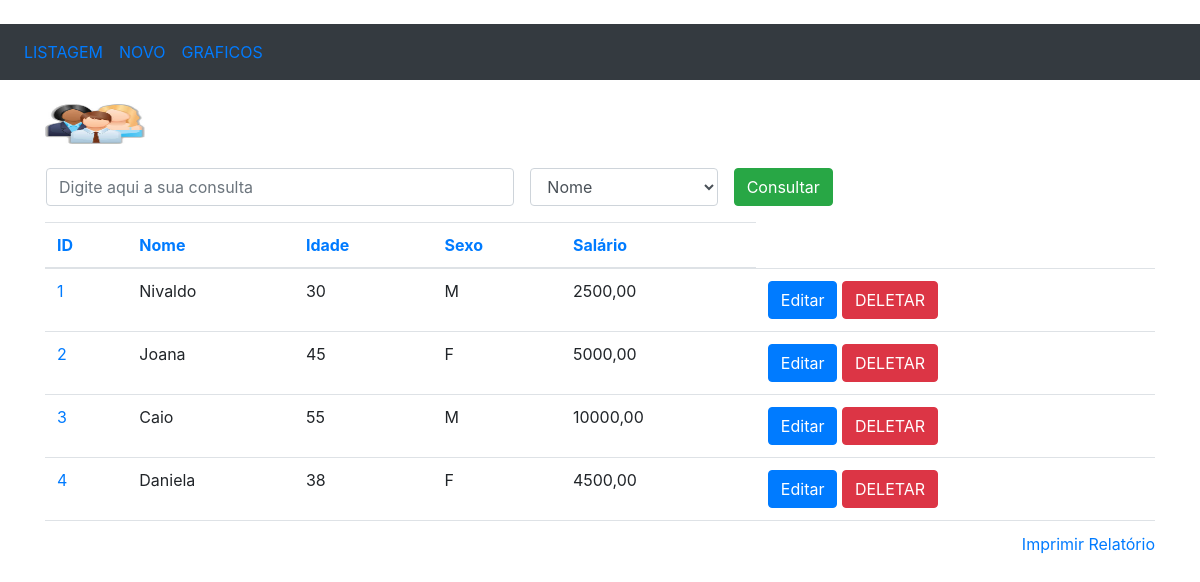
The page / on the database its author committed.
### funcionarios/models.py (models this page shows, shortened)
class Pessoa(models.Model):
	nome = models.CharField(max_length=100)
	idade = models.IntegerField()
	sexo = models.CharField(max_length=1)
	salario = models.DecimalField(max_digits=7, decimal_places=2)

### funcionarios/views.py (the view)
# urls.py: path('', listagem),
def listagem(request):
	pessoas = Pessoa.objects.all()
	return render(request, 'listagem.html', {'pessoas': pessoas})

### funcionarios/templates/listagem.html (shortened to what this page needs)
﻿<!DOCTYPE html>
<html>
<head>
	<link rel="stylesheet" href="https://maxcdn.bootstrapcdn.com/bootstrap/4.3.1/css/bootstrap.min.css">
</head>
<body>
	<nav class="navbar navbar-expand-sm bg-dark">
		<ul class="navbar-nav">
			<li class="nav-item">
				<a class="nav-link" href="/listagem">LISTAGEM</a>
			</li>
			<li class="nav-item">
				<a class="nav-link" href="/insercao">NOVO</a>
			</li>
			<li class="nav-item">
				<a class="nav-link" href="/graficos">GRAFICOS</a>
			</li>
		</ul>
	</nav>
	<br>
	<div class="container">
		{% load static %}
		<img src="{% static 'img/logo.jpg' %}" style="width: 100px; height: 40px;">
		<br><br>
		<form action="/consulta/" method="POST" name="frm_consulta" class="ml-3">
			<div class="form-group">
				<div class="row">
					<input type="text" class="form-control col-md-5 mr-3" name="consulta"
					placeholder="Digite aqui a sua consulta">
					<select class="form-control col-md-2 mr-3" name="campo">
						<option value="nome">Nome</option>
					</select>
					<button type="submit" class="btn btn-success">Consultar</button>
				</div>
			</div>
		</form>
		<div style="overflow: scroll; height: 310px; width: 100%" align="center">
			<table class="table">
				<thead>
					<tr>
						<th><a href="ordenacao/id">ID</a></th>
						<th><a href="ordenacao/nome">Nome</a></th>
						<th><a href="ordenacao/idade">Idade</a></th>
						<th><a href="ordenacao/sexo">Sexo</a></th>
						<th><a href="ordenacao/salario">Salário</a></th>
					</tr>
				</thead>
				<tbody>
					{% for pessoa in pessoas %}
						<tr>
							<td nowrap="true">
								<a href="/selecao/{{pessoa.id}}">{{pessoa.id}}</a>
							</td>
							<td nowrap="true">{{pessoa.nome}}</td>
							<td nowrap="true">{{pessoa.idade}}</td>
							<td nowrap="true">{{pessoa.sexo}}</td>
							<td nowrap="true">
								{{pessoa.salario|floatformat:2}}
							</td>
							<td>
								<a href="/edicao/{{pessoa.id}}"
								class="btn btn-primary" role="button">
									Editar
								</a>
								<a href="/delecao/{{pessoa.id}}"
								class="btn btn-danger" role="button">
									DELETAR
								</a>
							</td>
						</tr>
					{% endfor %}
				</tbody>
			</table>
		</div>
		<a href="#" style="float: right;" onclick="relatorio()">Imprimir Relatório</a>
	</div>
</body>
</html>

### rows shown on the page
Pessoa: id "1", nome "Nivaldo", idade "30", sexo "M", salario "2500,00"
Pessoa: id "2", nome "Joana", idade "45", sexo "F", salario "5000,00"
Pessoa: id "3", nome "Caio", idade "55", sexo "M", salario "10000,00"
Pessoa: id "4", nome "Daniela", idade "38", sexo "F", salario "4500,00"
